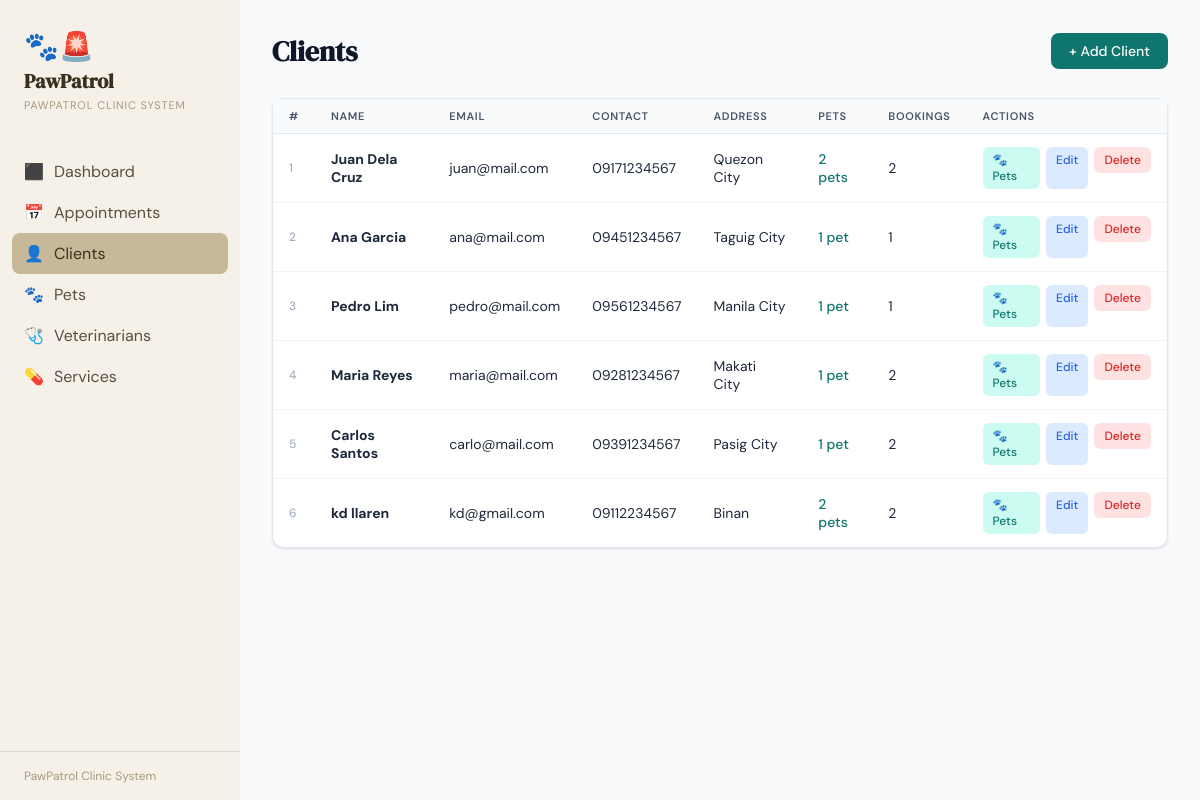
The app's page /clients with its own data.
### tables this page shows
CREATE TABLE CLIENT (
            client_id      INTEGER PRIMARY KEY AUTOINCREMENT,
            first_name     TEXT NOT NULL,
            last_name      TEXT NOT NULL,
            contact_number TEXT NOT NULL,
            email          TEXT NOT NULL UNIQUE,
            address        TEXT,
            created_at     TEXT DEFAULT (datetime('now'))
        );

### app.py (the view)
@app.route("/clients")
def clients():
    db = get_db()
    rows = db.execute("""
    SELECT c.*,
           (SELECT COUNT(*) FROM PET p WHERE p.client_id = c.client_id) AS pet_count,
           (SELECT COUNT(*) FROM APPOINTMENT a WHERE a.client_id = c.client_id) AS appt_count
    FROM CLIENT c
    ORDER BY c.last_name
    """).fetchall()
    return render_template("clients.html", clients=rows)

### app.py (called while the page is built)
def get_db():
    conn = sqlite3.connect(DB)
    conn.row_factory = sqlite3.Row
    conn.execute("PRAGMA foreign_keys = ON")
    return conn

### templates/clients.html (shortened to what this page needs)
{% extends "base.html" %}
{% block content %}
<div class="page-header-row">
  <h2>Clients</h2>
  <a href="{{ url_for('new_client') }}" class="btn btn-primary">+ Add Client</a>
</div>
<div class="card">
  <div class="table-wrap">
    <table>
      <thead><tr>
        <th>#</th><th>Name</th><th>Email</th><th>Contact</th>
        <th>Address</th><th>Pets</th><th>Bookings</th><th>Actions</th>
      </tr></thead>
      <tbody>
      {% for c in clients %}
      <tr>
        <td style="color:var(--gray-400);font-size:12px">{{ loop.index }}</td>
        <td><b>{{ c.first_name }} {{ c.last_name }}</b></td>
        <td>{{ c.email }}</td>
        <td>{{ c.contact_number }}</td>
        <td>{{ c.address or '—' }}</td>
        <td>
          <a href="{{ url_for('pets', client_id=c.client_id) }}"
             style="color:var(--teal);text-decoration:none;font-weight:500">
            {{ c.pet_count }} pet{{ 's' if c.pet_count != 1 else '' }}
          </a>
        </td>
        <td>{{ c.appt_count }}</td>
        <td>
          <div class="actions">
            <a href="{{ url_for('pets', client_id=c.client_id) }}" class="action-btn" style="background:var(--teal-xl);color:var(--teal)">🐾 Pets</a>
            <a href="{{ url_for('edit_client', id=c.client_id) }}" class="action-btn action-edit">Edit</a>
            <form method="POST" action="{{ url_for('delete_client', id=c.client_id) }}" onsubmit="return confirm('Delete this client? This will also remove their pets and appointments.')">
              <button type="submit" class="action-btn action-del">Delete</button>
            </form>
          </div>
        </td>
      </tr>
      {% endfor %}
      </tbody>
    </table>
  </div>
</div>
{% endblock %}

### templates/base.html (style rules this page uses)
:root { --teal: #0f766e; --teal-l: #14b8a6; --teal-xl: #ccfbf1; --amber: #d97706; --amber-l: #fef3c7; --red: #dc2626; --red-l: #fee2e2; --green: #16a34a; --green-l: #dcfce7; --blue: #2563eb; --blue-l: #dbeafe; --gray-50: #f8fafc; --gray-100:#f1f5f9; --gray-200:#e2e8f0; --gray-400:#94a3b8; --gray-600:#475569; --gray-800:#1e293b; --gray-900:#0f172a; --white: #ffffff; --shadow: 0 1px 3px rgba(0,0,0,.08), 0 1px 2px rgba(0,0,0,.04); --shadow-md: 0 4px 6px -1px rgba(0,0,0,.07), 0 2px 4px -2px rgba(0,0,0,.04); --radius: 12px; }
*,*::before,*::after { box-sizing:border-box;margin:0;padding:0 }
body { font-family:'DM Sans',sans-serif;background:var(--gray-50);color:var(--gray-800);min-height:100vh;display:flex }
.page-header-row { display:flex;align-items:center;justify-content:space-between;margin-bottom:28px }
.page-header-row h2 { font-family:'DM Serif Display',serif;font-size:28px;color:var(--gray-900) }
.card { background:var(--white);border-radius:var(--radius);box-shadow:var(--shadow);border:1px solid var(--gray-200);overflow:visible }
.table-wrap { overflow-x:auto }
table { width:100%;border-collapse:collapse }
th { text-align:left;font-size:11px;font-weight:600;text-transform:uppercase;letter-spacing:.06em;color:var(--gray-600);padding:10px 16px;background:var(--gray-50);border-bottom:1px solid var(--gray-200) }
td { padding:13px 16px;border-bottom:1px solid var(--gray-100);font-size:14px;vertical-align:middle }
tr:last-child td { border-bottom:none }
.btn { display:inline-flex;align-items:center;gap:6px;padding:9px 18px;border-radius:8px;font-size:14px;font-weight:500;cursor:pointer;border:none;text-decoration:none;transition:all .15s;font-family:'DM Sans',sans-serif }
.btn-primary { background:var(--teal);color:var(--white) }
.actions { display:flex;gap:6px }
.action-btn { padding:5px 10px;border-radius:6px;font-size:12px;font-weight:500;cursor:pointer;border:none;text-decoration:none;transition:all .15s;font-family:'DM Sans',sans-serif }
.action-edit { background:var(--blue-l);color:var(--blue) }
.action-del { background:var(--red-l);color:var(--red) }

### records on screen
CLIENT: first_name "Juan", last_name "Dela Cruz", email "juan@mail.com", contact_number "09171234567", address "Quezon City", pet_count "2", pet_count "s", appt_count "2"
CLIENT: first_name "Ana", last_name "Garcia", email "ana@mail.com", contact_number "09451234567", address "Taguig City", pet_count "1", appt_count "1"
CLIENT: first_name "Pedro", last_name "Lim", email "pedro@mail.com", contact_number "09561234567", address "Manila City", pet_count "1", appt_count "1"
CLIENT: first_name "Maria", last_name "Reyes", email "maria@mail.com", contact_number "09281234567", address "Makati City", pet_count "1", appt_count "2"
CLIENT: first_name "Carlos", last_name "Santos", email "carlo@mail.com", contact_number "09391234567", address "Pasig City", pet_count "1", appt_count "2"
CLIENT: first_name "kd", last_name "llaren", email "kd@gmail.com", contact_number "09112234567", address "Binan", pet_count "2", pet_count "s", appt_count "2"
